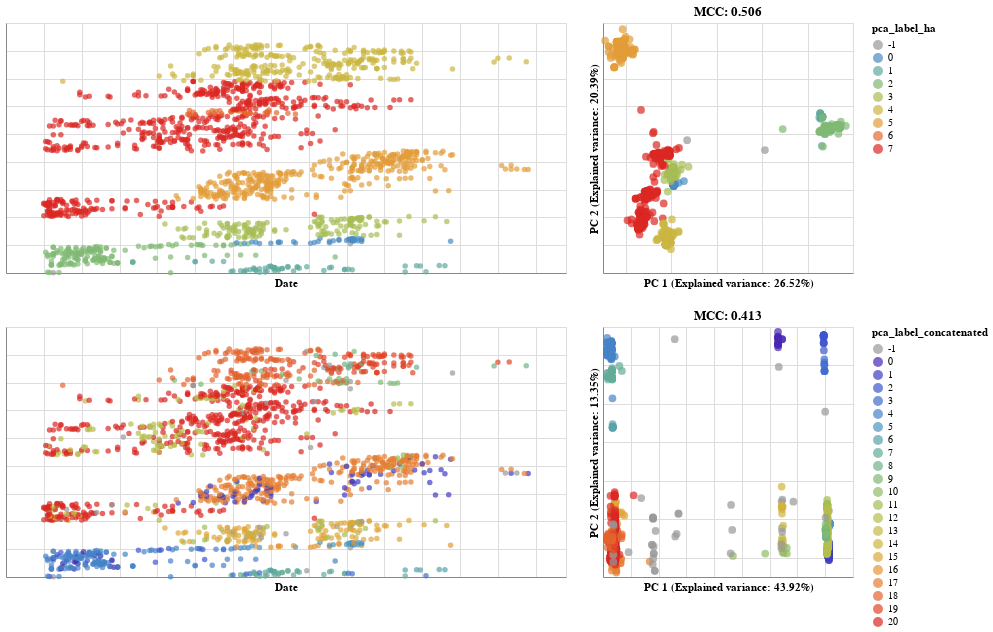

Notebook code cell kept with this figure:
### Code cell
pca_final_chart = alt.vconcat(
    pca_ha_chart,
    pca_concatenated_chart
).resolve_scale(
    color="independent",
)
pca_final_chart

### Figure 1 — Vega-Lite specification as saved in the notebook (floating-point values rounded to 4 significant figures; data arrays with more than 128 entries replaced by an {"elided": "..."} marker saying what was removed)
{"config": {"view": {"continuousWidth": 400, "continuousHeight": 300}}, "vconcat": [{"hconcat": [{"mark": "circle", "encoding": {"color": {"condition": {"field": "pca_label_ha", "scale": {"domain": [-1.0, 0.0, 1.0, 2.0, 3.0, 4.0, 5.0, 6.0, 7.0], "range": ["#999999", "#4A8CC2", "#60AA9E", "#80B974", "#A6BE55", "#CBB742", "#E29D39", "#E56A2F", "#DB2823"]}, "type": "nominal", "selection": "selector001"}, "value": "gray"}, "tooltip": [{"field": "strain", "type": "nominal"}, {"field": "MCC", "type": "nominal"}, {"field": "pca_label_ha", "type": "nominal"}], "x": {"axis": {"labels": false, "ticks": false}, "field": "date", "scale": {"domain": [2016.0, 2019.0]}, "title": "Date", "type": "quantitative"}, "y": {"axis": {"labels": false, "ticks": false}, "field": "y", "title": "", "type": "quantitative"}}, "height": 250, "selection": {"selector001": {"type": "interval", "resolve": "global"}}, "width": 560}, {"mark": {"type": "circle", "size": 60}, "encoding": {"color": {"condition": {"field": "pca_label_ha", "legend": {"symbolLimit": 9}, "scale": {"domain": [-1.0, 0.0, 1.0, 2.0, 3.0, 4.0, 5.0, 6.0, 7.0], "range": ["#999999", "#4A8CC2", "#60AA9E", "#80B974", "#A6BE55", "#CBB742", "#E29D39", "#E56A2F", "#DB2823"]}, "type": "nominal", "selection": "selector001"}, "value": "gray"}, "tooltip": [{"field": "strain", "type": "nominal"}, {"field": "MCC", "type": "nominal"}, {"field": "pca_label_ha", "type": "nominal"}], "x": {"axis": {"labels": false, "ticks": false}, "field": "pca1_ha", "title": "PC 1 (Explained variance: 26.52%)", "type": "quantitative"}, "y": {"axis": {"labels": false, "ticks": false}, "field": "pca2_ha", "title": "PC 2 (Explained variance: 20.39%)", "type": "quantitative"}}, "height": 250, "selection": {"selector001": {"type": "interval", "resolve": "global"}}, "title": "MCC: 0.506", "width": 250}]}, {"hconcat": [{"mark": "circle", "encoding": {"color": {"condition": {"field": "pca_label_concatenated", "scale": {"domain": [-1.0, 0.0, 1.0, 2.0, 3.0, 4.0, 5.0, 6.0, 7.0, 8.0, 9.0, 10.0, 11.0, 12.0, 13.0, 14.0, 15.0, 16.0, 17.0, 18.0, 19.0, 20.0], "range": ["#999999", "#4A28B3", "#403DC5", "#3F56CE", "#416DCE", "#4683C8", "#4E95BD", "#58A2AC", "#64AC99", "#71B486", "#80B973", "#91BC64", "#A3BE57", "#B5BD4C", "#C5B945", "#D3B23F", "#DEA63B", "#E59638", "#E67F33", "#E4642E", "#DF4628", "#DB2823"]}, "type": "nominal", "selection": "selector002"}, "value": "gray"}, "tooltip": [{"field": "strain", "type": "nominal"}, {"field": "MCC", "type": "nominal"}, {"field": "pca_label_concatenated", "type": "nominal"}], "x": {"axis": {"labels": false, "ticks": false}, "field": "date", "scale": {"domain": [2016.0, 2019.0]}, "title": "Date", "type": "quantitative"}, "y": {"axis": {"labels": false, "ticks": false}, "field": "y", "title": "", "type": "quantitative"}}, "height": 250, "selection": {"selector002": {"type": "interval", "resolve": "global"}}, "width": 560}, {"mark": {"type": "circle", "size": 60}, "encoding": {"color": {"condition": {"field": "pca_label_concatenated", "legend": {"symbolLimit": 22}, "scale": {"domain": [-1.0, 0.0, 1.0, 2.0, 3.0, 4.0, 5.0, 6.0, 7.0, 8.0, 9.0, 10.0, 11.0, 12.0, 13.0, 14.0, 15.0, 16.0, 17.0, 18.0, 19.0, 20.0], "range": ["#999999", "#4A28B3", "#403DC5", "#3F56CE", "#416DCE", "#4683C8", "#4E95BD", "#58A2AC", "#64AC99", "#71B486", "#80B973", "#91BC64", "#A3BE57", "#B5BD4C", "#C5B945", "#D3B23F", "#DEA63B", "#E59638", "#E67F33", "#E4642E", "#DF4628", "#DB2823"]}, "type": "nominal", "selection": "selector002"}, "value": "gray"}, "tooltip": [{"field": "strain", "type": "nominal"}, {"field": "MCC", "type": "nominal"}, {"field": "pca_label_concatenated", "type": "nominal"}], "x": {"axis": {"labels": false, "ticks": false}, "field": "pca1_concatenated", "title": "PC 1 (Explained variance: 43.92%)", "type": "quantitative"}, "y": {"axis": {"labels": false, "ticks": false}, "field": "pca2_concatenated", "title": "PC 2 (Explained variance: 13.35%)", "type": "quantitative"}}, "height": 250, "selection": {"selector002": {"type": "interval", "resolve": "global"}}, "title": "MCC: 0.413", "width": 250}]}], "data": {"name": "data-ffb4497d951c9fb81daee3e9d3235ed8"}, "resolve": {"scale": {"color": "independent"}}, "$schema": "https://vega.github.io/schema/vega-lite/v4.17.0.json", "datasets": {"data-ffb4497d951c9fb81daee3e9d3235ed8": {"elided": "1643 records"}}}
